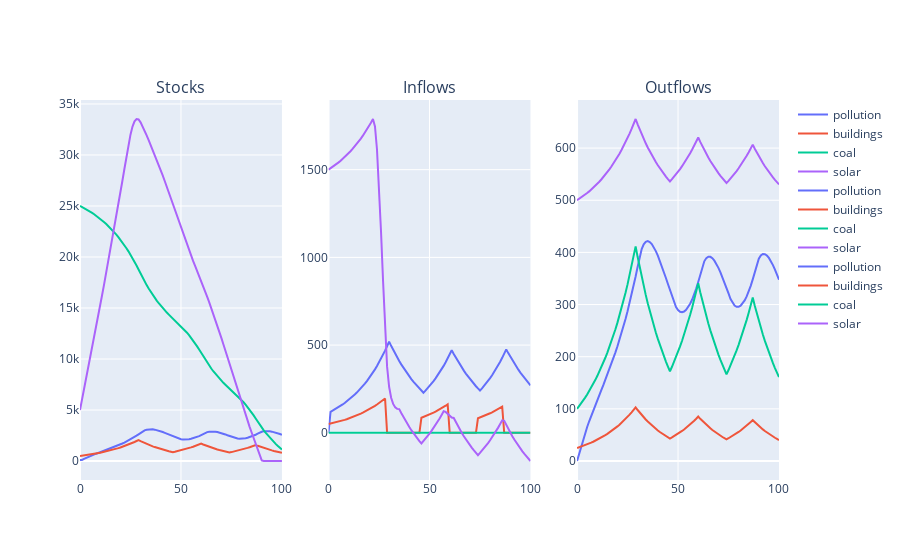

Notebook code for this chart:
### Markdown cell above
## Sensitive Cases

### Code cell
# effect on building stock 
a = Model()
a.pollution_lim = True
a.sensitivity = True
a.run_sim(time_steps=101)
a.plot_sim()
